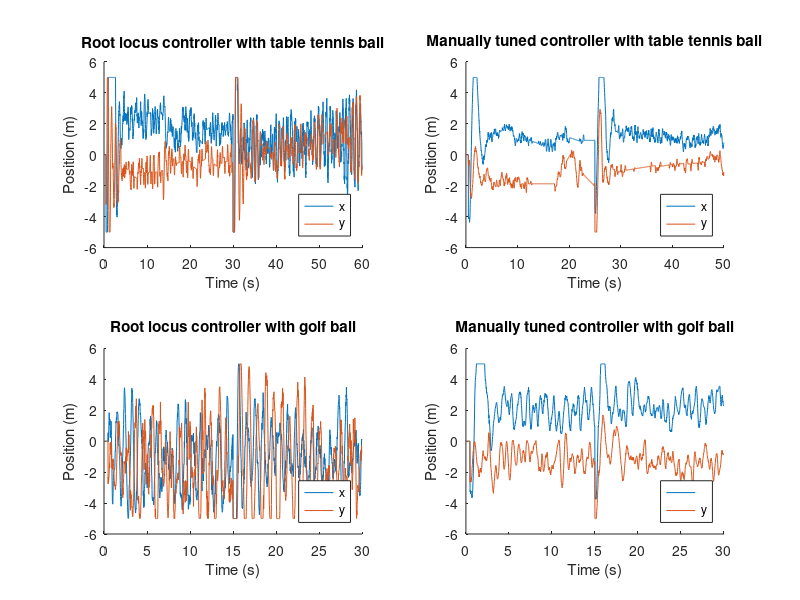
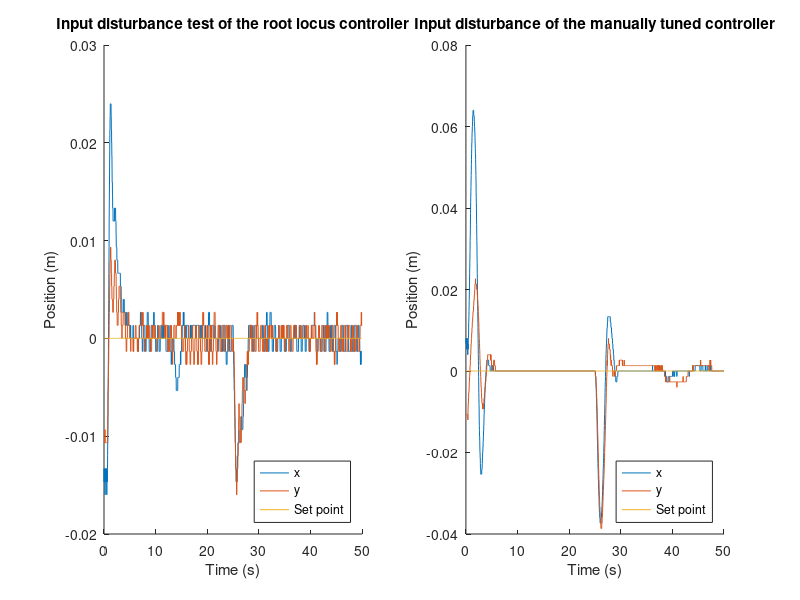
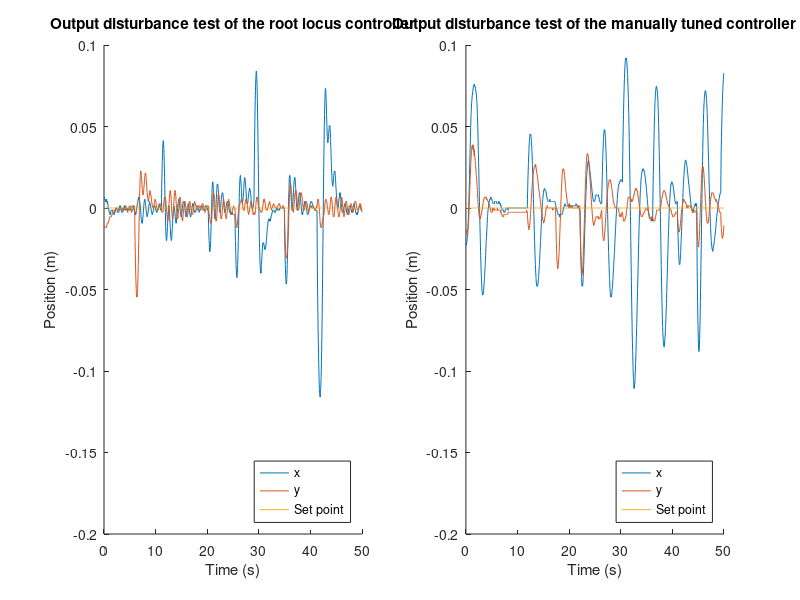

These charts were generated, in order, by the following MATLAB code:
%% Step tests
figure(1)
clf
subplot(2,2,1)
hold on
load('STEP_HARDBOARD_TT_DESIGNED.mat')
t=0:0.02:0.02*(length(xlog)-1);
plot(t,xlog)
plot(t,ylog)
plot(t,spx)
title('Root locus controller with table tennis ball')
xlabel('Time (s)')
ylabel('Position (m)')
legend({'x', 'y', 'Set point'}, 'location', 'southeast')

subplot(2,2,2)
hold on
load('STEP_HARDBOARD_TT_MANUAL.mat')
t=0:0.02:0.02*(length(xlog)-1);
plot(t,xlog)
plot(t,ylog)
plot(t,spx)
title('Manually tuned controller with table tennis ball')
xlabel('Time (s)')
ylabel('Position (m)')
legend({'x', 'y', 'Set point'}, 'location', 'southeast')

subplot(2,2,3)
hold on
load('STEP_HARDBOARD_GOLF_DESIGNED.mat')
t=0:0.02:0.02*(length(xlog)-1);
plot(t,xlog)
plot(t,ylog)
plot(t,spx)
title('Root locus controller with golf ball')
xlabel('Time (s)')
ylabel('Position (m)')
legend({'x', 'y', 'Set point'}, 'location', 'southeast')

subplot(2,2,4)
hold on
load('STEP_HARDBOARD_GOLF_MANUALV2.mat')
t=0:0.02:0.02*(length(xlog)-1);
plot(t,xlog)
plot(t,ylog)
plot(t,spx)
title('Manually tuned controller with golf ball')
xlabel('Time (s)')
ylabel('Position (m)')
legend({'x', 'y', 'Set point'}, 'location', 'southeast')

%% Input disturbances
figure(2)
clf
subplot(1,2,1)
hold on
load('INPUTDIST_HARDBOARD_TT_DESIGNED.mat')
t=0:0.02:0.02*(length(xlog)-1);
plot(t,xlog)
plot(t,ylog)
plot(t,spx)
title('Input disturbance test of the root locus controller')
xlabel('Time (s)')
ylabel('Position (m)')
legend({'x', 'y', 'Set point'}, 'location', 'southeast')

subplot(1,2,2)
hold on
load('INPUTDIST_HARDBOARD_TT_MANUAL.mat')
t=0:0.02:0.02*(length(xlog)-1);
plot(t,xlog)
plot(t,ylog)
plot(t,spx)
title('Input disturbance of the manually tuned controller')
xlabel('Time (s)')
ylabel('Position (m)')
legend({'x', 'y', 'Set point'}, 'location', 'southeast')

%% Output disturbance
figure(3)
clf
subplot(1,2,1)
hold on
load('OUTPUTDIST_HARDBOARD_TT_DESIGNED.mat')
t=0:0.02:0.02*(length(xlog)-1);
plot(t,xlog)
plot(t,ylog)
plot(t,spx)
title('Output disturbance test of the root locus controller')
xlabel('Time (s)')
ylabel('Position (m)')
legend({'x', 'y', 'Set point'}, 'location', 'southeast')

subplot(1,2,2)
hold on
load('OUTPUTDIST_HARDBOARD_TT_MANUAL.mat')
t=0:0.02:0.02*(length(xlog)-1);
plot(t,xlog)
plot(t,ylog)
plot(t,spx)
title('Output disturbance test of the manually tuned controller')
xlabel('Time (s)')
ylabel('Position (m)')
legend({'x', 'y', 'Set point'}, 'location', 'southeast')
%% plant modifications
figure(1)
clf
subplot(3,2,1)
hold on
load('STEP_HARDBOARD_TT_DESIGNED.mat')
t=0:0.02:0.02*(length(xlog)-1);
plot(t,xlog)
plot(t,ylog)
plot(t,spx)
title('Table tennis ball on the hardboard plate')
xlabel('Time (s)')
ylabel('Position (m)')
legend({'x', 'y', 'Set point'}, 'location', 'southeast')

subplot(3,2,2)
hold on
load('STEP_HARDBOARD_GOLF_DESIGNED.mat')
t=0:0.02:0.02*(length(xlog)-1);
plot(t,xlog)
plot(t,ylog)
plot(t,spx)
title('Golf ball on the hardboard plate')
xlabel('Time (s)')
ylabel('Position (m)')
legend({'x', 'y', 'Set point'}, 'location', 'southeast')

subplot(3,2,3)
hold on
load('STEP_CLOSEDCELL_TT_DESIGNED.mat')
t=0:0.02:0.02*(length(xlog)-1);
plot(t,xlog)
plot(t,ylog)
plot(t,spx)
title('Table tennis ball on closed cell foam')
xlabel('Time (s)')
ylabel('Position (m)')
legend({'x', 'y', 'Set point'}, 'location', 'southeast')

subplot(3,2,4)
hold on
load('STEP_CLOSEDCELL_GOLF_DESIGNED.mat')
t=0:0.02:0.02*(length(xlog)-1);
plot(t,xlog)
plot(t,ylog)
plot(t,spx)
title('Golf ball on closed cell foam')
xlabel('Time (s)')
ylabel('Position (m)')
legend({'x', 'y', 'Set point'}, 'location', 'southeast')

subplot(3,2,5)
hold on
load('STEP_OPENCELL_TT_DESIGNED.mat')
t=0:0.02:0.02*(length(xlog)-1);
plot(t,xlog)
plot(t,ylog)
plot(t,spx)
title('Table tennis ball on open cell foam')
xlabel('Time (s)')
ylabel('Position (m)')
legend({'x', 'y', 'Set point'}, 'location', 'southeast')

subplot(3,2,6)
hold on
load('STEP_OPENCELL_GOLF_DESIGNED.mat')
t=0:0.02:0.02*(length(xlog)-1);
plot(t,xlog)
plot(t,ylog)
plot(t,spx)
title('Golf ball on open cell foam')
xlabel('Time (s)')
ylabel('Position (m)')
legend({'x', 'y', 'Set point'}, 'location', 'southeast')

%% angles
figure(1)
clf
subplot(2,2,1)
hold on
load('STEP_HARDBOARD_TT_DESIGNED.mat')
t=0:0.02:0.02*(length(xlog)-1);
% plot(t,xlog)
% plot(t,ylog)
% plot(t,spx)
plot(t,anglog)
title('Root locus controller with table tennis ball')
xlabel('Time (s)')
ylabel('Position (m)')
legend({'x', 'y', 'Set point'}, 'location', 'southeast')

subplot(2,2,2)
hold on
load('STEP_HARDBOARD_TT_MANUAL.mat')
t=0:0.02:0.02*(length(xlog)-1);
plot(t,anglog)
title('Manually tuned controller with table tennis ball')
xlabel('Time (s)')
ylabel('Position (m)')
legend({'x', 'y', 'Set point'}, 'location', 'southeast')

subplot(2,2,3)
hold on
load('STEP_HARDBOARD_GOLF_DESIGNED.mat')
t=0:0.02:0.02*(length(xlog)-1);
plot(t,anglog)
title('Root locus controller with golf ball')
xlabel('Time (s)')
ylabel('Position (m)')
legend({'x', 'y', 'Set point'}, 'location', 'southeast')

subplot(2,2,4)
hold on
load('STEP_HARDBOARD_GOLF_MANUALV2.mat')
t=0:0.02:0.02*(length(xlog)-1);
plot(t,anglog)
title('Manually tuned controller with golf ball')
xlabel('Time (s)')
ylabel('Position (m)')
legend({'', 'y', 'Set point'}, 'location', 'southeast')
